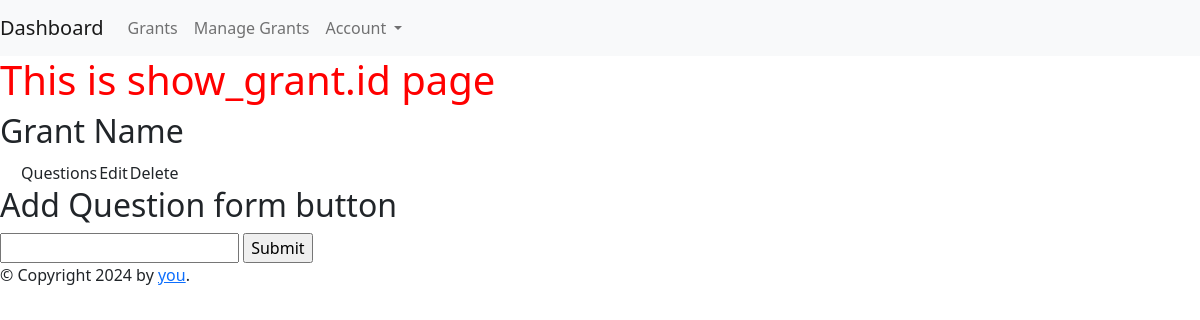
Before: /show_grant/2 with the older database file.
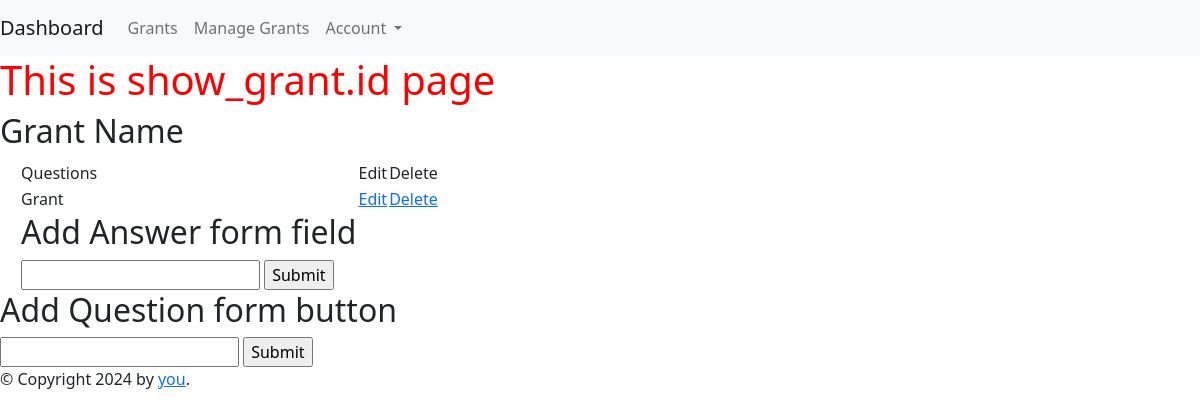
After: the same page with the newer database file.
### app.py (models this page shows, shortened)
class GrantQuestion(db.Model):
    id = db.Column(db.Integer, primary_key=True)
    user_id = db.Column(db.Integer, db.ForeignKey('user.id'))
    user = db.relationship('User', backref='usergrantquestions')
    grant_id = db.Column(db.Integer, db.ForeignKey('grant.id'))
    grant = db.relationship('Grant', backref='questions')
    question = db.Column(db.String(200), nullable=False)
    created_on = db.Column(db.DateTime, default=datetime.utcnow)
    answers = relationship('GrantAnswer', backref='question', lazy=True)

### app.py (the view, shortened to what this page needs)
@app.route('/show_grant/<int:grant_id>', methods=['GET', 'POST'])
def show_grant(grant_id):
    grant = Grant.query.get_or_404(grant_id)
    list_question = GrantQuestion.query.filter_by(grant_id=grant.id)
    addquestionform = AddGrantQuestionForm()
    answerquestionform = AnswerGrantQuestionForm()
    return render_template('granter/show_grant.html',
        grant=grant,
        addquestionform= addquestionform,
        list_question=list_question,
        answerquestionform=answerquestionform,
        )

### app.py
class AddGrantQuestionForm(FlaskForm):
    question = StringField("Enter Question", validators=[DataRequired(),])
    submit = SubmitField('Submit')

class AnswerGrantQuestionForm(FlaskForm):
    answer = StringField("Enter Answer", validators=[DataRequired(),])
    submit = SubmitField('Submit')

### templates/granter/show_grant.html (shortened to what this page needs)
{% extends 'base/base.html' %}
{%block content%}
<h1>This is show_grant.id page</h1>
<h2>Grant Name</h2>
<table style="margin-left: 20px;">
        <th>
            <tr>
                <td>Questions</td>
                <td>Edit</td>
                <td>Delete</td>
            </tr>
        </th>
       {%for question in list_question%}
        <tr>
            <td>{{question.question}}</td>
            <td><a href="{{ url_for('edit_show_grant_question', grant_id=grant.id, grantquestion_id=question.id) }}">Edit</a></td>
            <td><a href="{{ url_for('delete_show_grant_question', grant_id=grant.id, grantquestion_id=question.id) }}">Delete</a></td>
        </tr>
        <tr>
            <td>
                <h2>Add Answer form field</h2>
                <form method="POST" action="">
                    {{answerquestionform.answer}}
                    {{addquestionform.submit}}
                </form>
            </td>
            <td>
            </td>
        </tr>
        {%endfor%}
</table>
    <h2>Add Question form button</h2>
    <form method="POST" action="">
        {{addquestionform.question}}
        {{addquestionform.submit}}
    </form>
{%endblock%}

Changed rows visible on the page:
added GrantQuestion: question "Grant"
